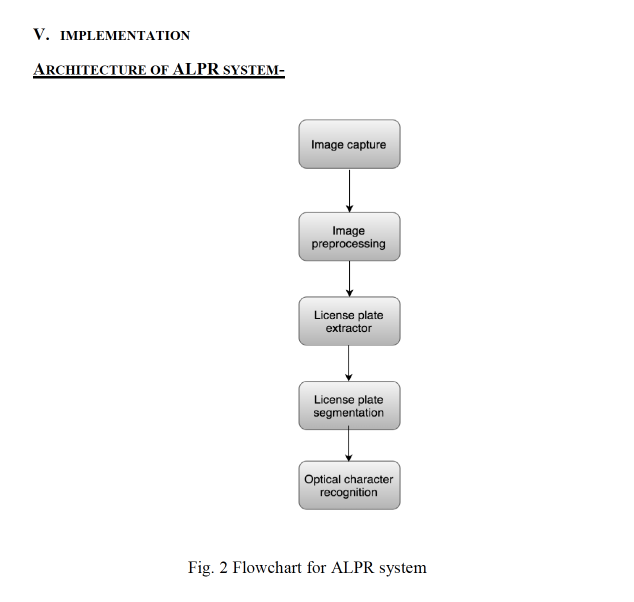
#> input picture ALPRflowchart.png, 1268 x 1204 px (shown at 1/2 size); its folder holds only this picture in this run
$ python alpr.py ALPRflowchart.png   (older library calls are emulated)
#> lines starting #> are read from the running program, lines starting #| are printed output that depends on the picture; after the words box and inside, x2 and y2 are one past the last pixel; in counts of white or black regions, pixels touching at a corner belong together
import sys
import cv2
import numpy as np
import glob

from PIL import Image
from PIL import ImageFilter

import pyocr

# Params for Pre-Processing
# PARAMS TESTED {13, 0}, {11,2}
ADAPTIVE_THRESH_BLOCK_SIZE = 19
ADAPTIVE_THRESH_WEIGHT = 0

# Params for Plate Detection
SML_CTR_MIN_RATIO = 0.01
SML_CTR_MAX_RATIO = 0.8
PLATE_MAX_ASPECT_RATIO = 8
CTR_MIN_EXTENT_RATIO = 0.75


def preprocess(img, color=True):
    # Pre-processing of image as follows:
    # 1. Convert to Gray Scale
    # 2. Histogram Equalization
    # 3. Image Blur (Smoothing) using 1x1 kernel
    # 4. Apply Bilateral Filter
    if color:
        img_gray = cv2.cvtColor(img, cv2.COLOR_BGR2GRAY)
    else:
        img_gray = img
    img_gray = cv2.equalizeHist(img_gray)
    img_gray = cv2.blur(img_gray, (3, 3))
    img_gray = cv2.bilateralFilter(img_gray, 11, 17, 17)

    return cv2.adaptiveThreshold(img_gray, 255.0,
                                 cv2.ADAPTIVE_THRESH_GAUSSIAN_C,
                                 cv2.THRESH_BINARY,
                                 ADAPTIVE_THRESH_BLOCK_SIZE,
                                 ADAPTIVE_THRESH_WEIGHT)


def find_plate_rectangle(img):
    # This function finds plate in the image.
    # The idea is to find a rectangle within the image

    _, contours, _ = cv2.findContours(img.copy(),
                                      cv2.RETR_TREE,
                                      cv2.CHAIN_APPROX_TC89_L1)
    contours = [c for c in contours
                if cv2.contourArea(c) > img.size * SML_CTR_MIN_RATIO
                and cv2.contourArea(c) < img.size * SML_CTR_MAX_RATIO]
    ret = []
    for c in contours:
        peri = cv2.arcLength(c, True)
        ## 0.02 is epsilon
        approx = cv2.approxPolyDP(c, 0.02 * peri, True)
        if len(approx) == 4:
            x, y, w, h = cv2.boundingRect(approx)
            area = cv2.contourArea(c)
            rect_area = w * h
            extent = float(area) / rect_area
            aspect_ratio = float(w) / h
            if extent > CTR_MIN_EXTENT_RATIO and aspect_ratio < PLATE_MAX_ASPECT_RATIO:
                ret.append(approx)
    return ret


def extract_plate_value(plateContour, img, plate_id, plate_detected_location, plate_location):

    if plateContour is not None:
        x, y, w, h = cv2.boundingRect(plateContour)
        crop = img[y:y + h, x:x + w]
        crop = cv2.resize(crop, (0, 0), fx=4, fy=4)
#         hsv = preprocess_ocr(crop)
        hsv = cv2.cvtColor(crop, cv2.COLOR_BGR2GRAY)
        cv2.imwrite('{0}/{1}.png'.format(plate_location, plate_id), hsv)
        im = Image.open('{0}/{1}.png'.format(plate_location, plate_id))
        im.filter(ImageFilter.SHARPEN)
        cv2.rectangle(img, (x, y), (x + w, y + h), (0, 255, 0), 2)
        cv2.imwrite('{0}/{1}.png'.format(plate_detected_location,
                                         plate_id),
                    img)
        return ocr_plate(im)


def preprocess_ocr(img):
    img_gray = cv2.cvtColor(img, cv2.COLOR_BGR2GRAY)
    img_edg = cv2.Canny(img, 0, 100)
    structuring_element = cv2.getStructuringElement(cv2.MORPH_DILATE, (6, 6))
    morfo = cv2.dilate(img_edg, structuring_element, iterations=1)
    return morfo


def ocr_plate(im):
    tool = pyocr.get_available_tools()[0]
    txt = tool.image_to_string(im)
    return txt


def run_aplr(input_location, preprocess_location, plate_detected_location, plate_location):
    for image in glob.glob("{0}/*.png".format(input_location)):
        img = cv2.imread(image)
        preprocessed_image = preprocess(img)
        idx = image.split("/")[-1].split(".")[0]
        cv2.imwrite("{0}/{1}.png".format(preprocess_location,
                                         idx), preprocessed_image)
        detected_plate = find_plate_rectangle(preprocessed_image)
        if detected_plate:
            ocr_text = extract_plate_value(detected_plate[-1],
                                           img, idx,
                                           plate_detected_location,
                                           plate_location)
            print(ocr_text)


def run_once(input_file):
#> called with input_file = 'ALPRflowchart.png'
    print("Procesing {0}".format(input_file))
    img = cv2.imread(input_file)
#> img is the input picture: shape (1204, 1268, 3); mean B, G, R 249.1, 249.1, 249.1
    preprocessed_image = preprocess(img)
#> in preprocess, `img_gray = cv2.equalizeHist(img_gray)`:
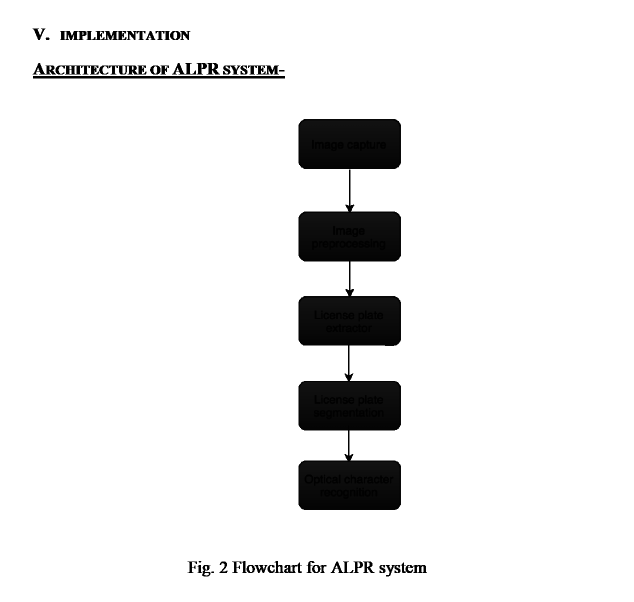
#> img_gray: shape (1204, 1268) (shown at 1/2 size); min 0, max 255, mean 236.1
#> in preprocess, `return cv2.adaptiveThreshold(img_gray, 255.0, cv2.ADAPTIVE_THRESH_GAUS..`:
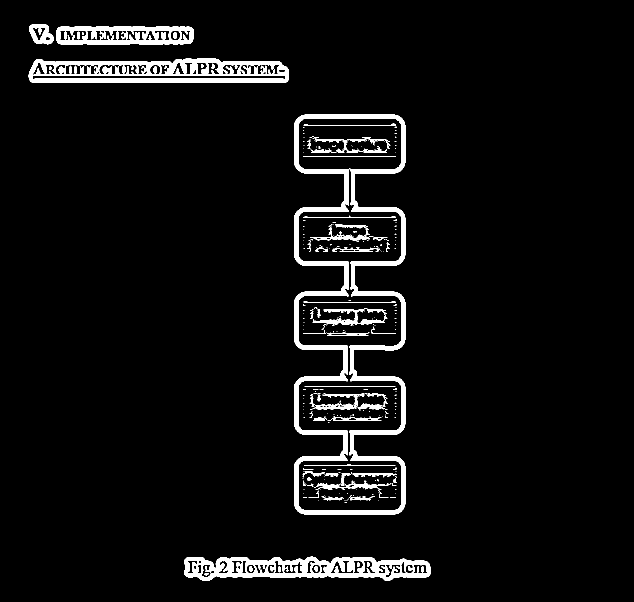
#> returned value: shape (1204, 1268) (shown at 1/2 size); 5.1% white; 349 white regions (284 under 20 px)
    idx = input_file.split(".")[0]
    cv2.imwrite("preprocessed_{0}.png".format(idx), preprocessed_image)
    detected_plate = find_plate_rectangle(preprocessed_image)
#> in find_plate_rectangle, `_, contours, _ = cv2.findContours(img.copy(), cv2.RETR_TREE, cv2.CHAIN..`: contours = 557 contours, 443 with area under 20; largest, box (x1, y1, x2, y2) and area: (588, 229, 811, 1029) 132197, (596, 338, 803, 1021) 83386, (57, 117, 578, 166) 22173, (596, 237, 803, 339) 20502, (368, 1113, 861, 1162) 17414
#> in find_plate_rectangle, `contours = [c for c in contours if cv2.contourArea(c) > img.size * SML..`: contours = 5 contours; box (x1, y1, x2, y2) and area: (588, 229, 811, 1029) 132197, (596, 338, 803, 1021) 83386, (57, 117, 578, 166) 22173, (596, 237, 803, 339) 20502, (368, 1113, 861, 1162) 17414
#> the loop in find_plate_rectangle, `for c in contours:` made 5 passes
#> (peri, approx, x, y, w, h, area, rect_area) on passes 1, 4, 5: (1124.8, [[860, 1133], [376, 1114], [368, 1146], [776, 1161]], 368, 1114, 493, 48, 17413.5, 23664), (590.3, [[596, 248], [791, 237], [802, 326], [608, 338]], 596, 237, 207, 102, 20501.5, 21114), (1114.8, [[577, 159], [556, 122], [74, 118], [57, 149]], 57, 118, 521, 42, 22173, 21882)
#> peri on passes 2 to 3: 3416.1, 2985.2
#> after the loop in find_plate_rectangle, `for c in contours:`: ret = [[[596, 248], [791, 237], [802, 326], [608, 338]]]
#> detected_plate = [[[596, 248], [791, 237], [802, 326], [608, 338]]]
    if detected_plate:
        ocr_text = extract_plate_value(detected_plate[-1],
                                       img, idx,
                                       "sample_plate_detected",
                                       "sample_plate")
#> in extract_plate_value, `x, y, w, h = cv2.boundingRect(plateContour)`: x = 596; y = 237; w = 207; h = 102
#> in extract_plate_value, `crop = img[y:y + h, x:x + w]`:
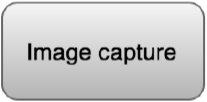
#> crop: shape (102, 207, 3); min 0, max 255, mean 199.9
#> in extract_plate_value, `crop = cv2.resize(crop, (0, 0), fx=4, fy=4)`:
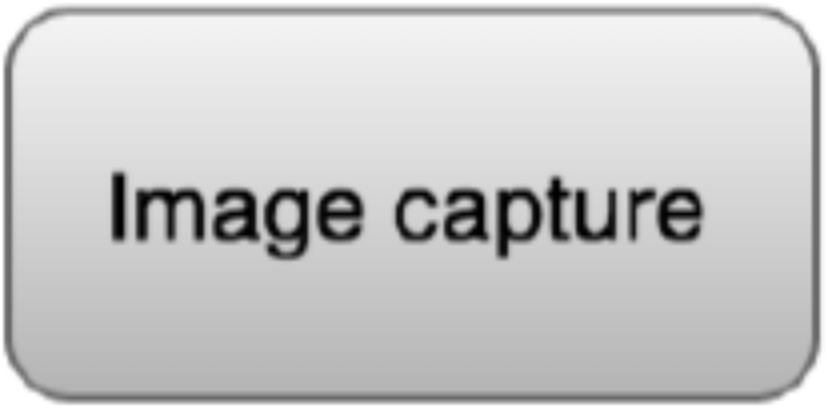
#> crop: shape (408, 828, 3); min 0, max 255, mean 199.9
#> in extract_plate_value, `cv2.rectangle(img, (x, y), (x + w, y + h), (0, 255, 0), 2)`:
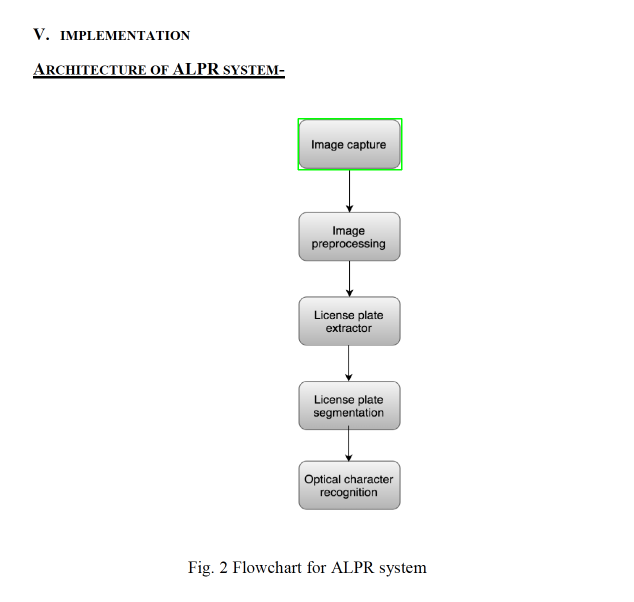
#> img: shape (1204, 1268, 3) (shown at 1/2 size); 0.12% of pixels changed, all inside (x1, y1, x2, y2) = (595, 236, 805, 341)
        print("Plate is: {0}".format(ocr_text.split("\n")[4]))


if __name__ == '__main__':
    run_once(sys.argv[1])
#> (the call stopped at in ocr_plate, `tool = pyocr.get_available_tools()[0]`: pyocr is not available in this run)
    # run_aplr("input_images", "preprocessed_images",
    #          "plate_detected", "plates")
